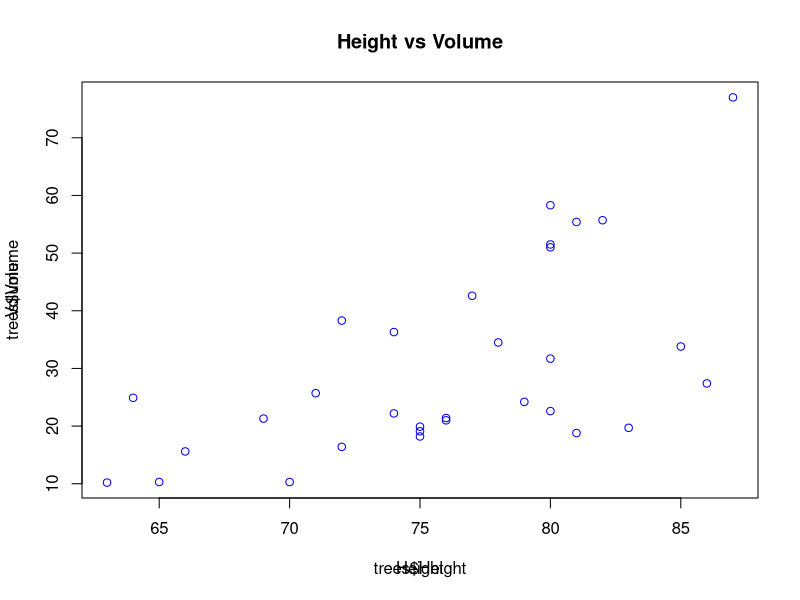

Here is the R script that generated this plot:
print("#a")
34.8 + 2*7.23
log(28.44, 5) + 9
sin(523)


rad2deg <- function(rad) {
  (rad * 180) / (pi)
}

deg2rad <- function(deg) {
  (deg * pi) / (180)
}

rad2deg(7.234)
print('#e')
sqrt(32^2 + 21.44^2)

print('#f')
diam<-27.3
r<-diam/2
area<-pi * r^2
round(area, 3)

print('#g')
log(52.33)

print('#h')
8.2 + 672^(1/3)

print('#i')
exp(1) ^ 1.34 + sqrt(22.77)

print('#j')
2872 %% 17

print('#k')
2872 %/% 17

print('l')
nchar('the moose is blue in aruba')

print('m')
gg <- ("This is a string")
strsplit(gg, ' ')

print('n')
j = 1
jj = 22
j =jj
jj = 3
print('j = jj makes a shallow copy of a vector')

print('o')
tail(trees$Height)
head(trees$Volume)
summary(trees)
lm(Height~Volume, data=trees)

print('p')
mean(trees$Height)

print('q')
sum(trees)

print('r')
sd(trees$Height)

print('s')
plot(trees$Height, trees$Volume, col = 'blue')
title(main = "Height vs Volume", xlab="Height", ylab="Volume")
reg<-lm(Height ~ Volume, data = trees)
abline(reg, col = 'red')

print('t')

print('u')

print('v')

gg<-c(34, 21, 33, 45, 65, 45, 32, 99)
jj <- gg[gg > 50]


data()

trees$Volume
gg <- c(trees$Volume)

print('head gives first 6 elements of data')
head(gg)
print('tail gives last 6 elements')
tail(gg)
mean(gg)
sd(gg) #Sample sd
hh <- sd(gg) #hh is sample sd
length(gg) #elements
n <- 31 #sample size
#convert to population standard deviation
sqrt((n-1)/n)*sd(gg) #population sd
